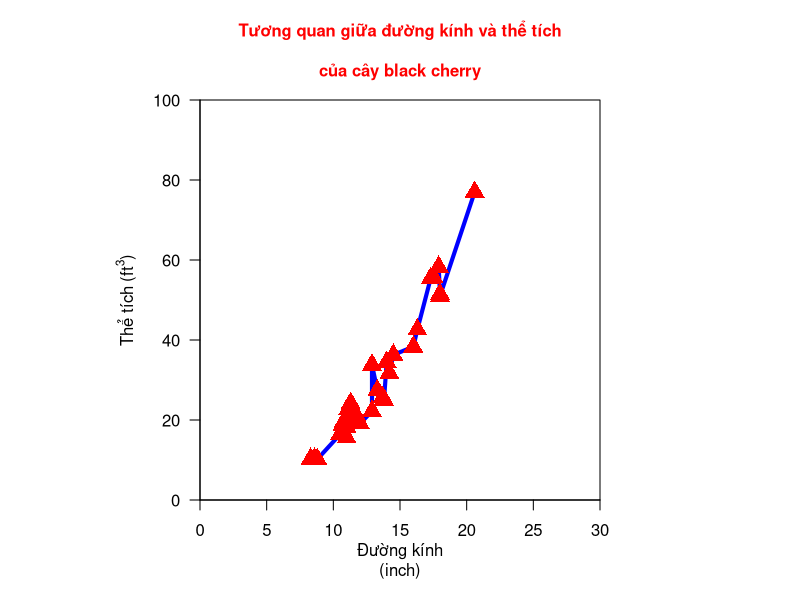

Here is the R script that generated this plot:
data()

trees

?trees

trees -> df

df

names(df) <- c("duong_kinh", "chieu_cao", "the_tich")

df
# ?quartz

#####################

windows(width = 8, height = 8, rescale = "fixed")

oldpar <- par(no.readonly = TRUE)

par(mar = c(5, 5, 5, 5))
par(pty = "s")
par(lheight = 1)

plot(x = df$duong_kinh,
     y = df$the_tich,
     type = "n",
     col = "red",
     pch = 19,
     cex = 2,
     xlim = c(0, 30),
     ylim = c(0, 100),
     las = 1,
     xaxs = "i",
     yaxs = "i",
     xlab = "Đường kính\n(inch)",
     # ylab = "Thể tích (cubic feet)",
     # ylab = "Thể tích (ft^3)"
     # ylab = bquote("Thể tích"~"("*ft^3*")")
     ylab = expression("Thể tích"~"("*ft^3*")"),
     lwd = 3,
     lty = 1
     )

par(lheight = 2)

title(main = "Tương quan giữa đường kính và thể tích\ncủa cây black cherry",
      cex.main = 1,
      col.main = "red")

par("lheight" = oldpar$lheight)

lines(x = df$duong_kinh,
       y = df$the_tich,
       type = "l",
       col = "blue",
       pch = 17,
       cex = 2,
       lwd = 4,
       lty = 1)

points(x = df$duong_kinh,
       y = df$the_tich,
       type = "p",
       col = "red",
       pch = 17,
       cex = 2,
       lwd = 4,
       lty = 1)

par(oldpar)

# https://stackoverflow.com/questions/56750911/difference-between-points-and-lines

# https://stackoverflow.com/questions/19226816/how-can-i-view-the-source-code-for-a-function






